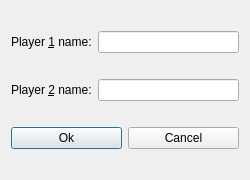
<?xml version="1.0" encoding="UTF-8"?>
<ui version="4.0">
 <class>Dialog</class>
 <widget class="QDialog" name="Dialog">
  <property name="geometry">
   <rect>
    <x>0</x>
    <y>0</y>
    <width>250</width>
    <height>180</height>
   </rect>
  </property>
  <property name="windowTitle">
   <string>Dialog</string>
  </property>
  <layout class="QVBoxLayout" name="verticalLayout">
   <item>
    <layout class="QHBoxLayout" name="horizontalLayout">
     <item>
      <widget class="QLabel" name="Player1Name">
       <property name="text">
        <string>Player &amp;1 name:</string>
       </property>
       <property name="buddy">
        <cstring>EditName1</cstring>
       </property>
      </widget>
     </item>
     <item>
      <widget class="QLineEdit" name="EditName1"/>
     </item>
    </layout>
   </item>
   <item>
    <layout class="QHBoxLayout" name="horizontalLayout_2">
     <item>
      <widget class="QLabel" name="Player2Name">
       <property name="text">
        <string>Player &amp;2 name:</string>
       </property>
       <property name="buddy">
        <cstring>EditName2</cstring>
       </property>
      </widget>
     </item>
     <item>
      <widget class="QLineEdit" name="EditName2"/>
     </item>
    </layout>
   </item>
   <item>
    <layout class="QHBoxLayout" name="horizontalLayout_3">
     <item>
      <widget class="QPushButton" name="Ok">
       <property name="text">
        <string>Ok</string>
       </property>
      </widget>
     </item>
     <item>
      <widget class="QPushButton" name="Cancel">
       <property name="text">
        <string>Cancel</string>
       </property>
      </widget>
     </item>
    </layout>
   </item>
  </layout>
 </widget>
 <resources/>
 <connections>
  <connection>
   <sender>Cancel</sender>
   <signal>clicked()</signal>
   <receiver>Dialog</receiver>
   <slot>reject()</slot>
   <hints>
    <hint type="sourcelabel">
     <x>206</x>
     <y>146</y>
    </hint>
    <hint type="destinationlabel">
     <x>226</x>
     <y>182</y>
    </hint>
   </hints>
  </connection>
  <connection>
   <sender>Ok</sender>
   <signal>clicked()</signal>
   <receiver>Dialog</receiver>
   <slot>accept()</slot>
   <hints>
    <hint type="sourcelabel">
     <x>102</x>
     <y>142</y>
    </hint>
    <hint type="destinationlabel">
     <x>101</x>
     <y>182</y>
    </hint>
   </hints>
  </connection>
 </connections>
</ui>
